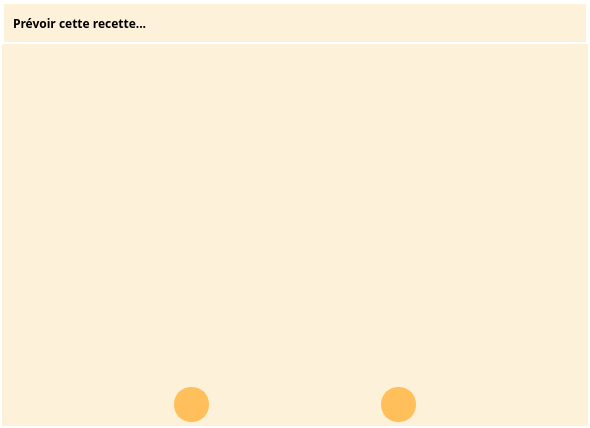
<?xml version="1.0" encoding="UTF-8"?>
<ui version="4.0">
 <class>Form</class>
 <widget class="QWidget" name="Form">
  <property name="geometry">
   <rect>
    <x>0</x>
    <y>0</y>
    <width>590</width>
    <height>428</height>
   </rect>
  </property>
  <property name="sizePolicy">
   <sizepolicy hsizetype="Minimum" vsizetype="Minimum">
    <horstretch>0</horstretch>
    <verstretch>0</verstretch>
   </sizepolicy>
  </property>
  <property name="windowTitle">
   <string>Form</string>
  </property>
  <property name="styleSheet">
   <string notr="true">QWidget{
    background-color:#fdf1d9;
    font-family:Poiret One;
    font: bold;
}

QWidget#Form, QFrame#frame, QFrame#frame_actions, QFrame#frame_4{
	background-color:transparent;
	border:none;
}

QPushButton{
    background-color: #ffc05c;
    border-style: solid;
    border-width: 2px;
    border-radius: 17px;
    border-color: #ffc05c;
    font: bold 18px;
    padding: 8px;
	color:#2584a7;

}

QPushButton:checked{
	border-color: #fe6d73;
}

QPushButton:hover{
	border-color: #fe6d73;
	/*border-width: 3px;
	border-radius: 8px;*/
}

QPushButton:pressed{
    border-width: 3px;
	border-radius: 10px;
	border-color: #fe6d73;
}

QTableWidget QTableCornerButton::section {background-color:transparent;}
QHeaderView::section {
border: 2px solid #ffc05c;
border-radius:11px;
padding:2px;
margin: 4px;
background-color: #fdf1d9;
color: #1a5d75
/*height: 20px;
width: 50px;*/
}
QTableWidget{
background-color:transparent;
}</string>
  </property>
  <layout class="QGridLayout" name="gridLayout">
   <property name="leftMargin">
    <number>0</number>
   </property>
   <property name="topMargin">
    <number>0</number>
   </property>
   <property name="rightMargin">
    <number>0</number>
   </property>
   <property name="bottomMargin">
    <number>0</number>
   </property>
   <property name="spacing">
    <number>0</number>
   </property>
   <item row="0" column="0">
    <widget class="QFrame" name="frame">
     <property name="frameShape">
      <enum>QFrame::NoFrame</enum>
     </property>
     <property name="frameShadow">
      <enum>QFrame::Raised</enum>
     </property>
     <layout class="QGridLayout" name="gridLayout_2">
      <property name="leftMargin">
       <number>2</number>
      </property>
      <property name="topMargin">
       <number>2</number>
      </property>
      <property name="rightMargin">
       <number>2</number>
      </property>
      <property name="bottomMargin">
       <number>2</number>
      </property>
      <property name="horizontalSpacing">
       <number>2</number>
      </property>
      <property name="verticalSpacing">
       <number>0</number>
      </property>
      <item row="1" column="0" colspan="2">
       <widget class="QFrame" name="frame_table">
        <property name="sizePolicy">
         <sizepolicy hsizetype="Preferred" vsizetype="Preferred">
          <horstretch>0</horstretch>
          <verstretch>80</verstretch>
         </sizepolicy>
        </property>
        <property name="frameShape">
         <enum>QFrame::NoFrame</enum>
        </property>
        <property name="frameShadow">
         <enum>QFrame::Raised</enum>
        </property>
        <layout class="QGridLayout" name="gridLayout_3">
         <property name="leftMargin">
          <number>2</number>
         </property>
         <property name="topMargin">
          <number>2</number>
         </property>
         <property name="rightMargin">
          <number>2</number>
         </property>
         <property name="bottomMargin">
          <number>2</number>
         </property>
         <property name="spacing">
          <number>2</number>
         </property>
         <item row="0" column="1">
          <widget class="QTableWidget" name="tW_menus">
           <property name="minimumSize">
            <size>
             <width>0</width>
             <height>300</height>
            </size>
           </property>
           <property name="frameShape">
            <enum>QFrame::NoFrame</enum>
           </property>
           <property name="selectionMode">
            <enum>QAbstractItemView::NoSelection</enum>
           </property>
           <property name="showGrid">
            <bool>false</bool>
           </property>
          </widget>
         </item>
         <item row="0" column="0">
          <widget class="QFrame" name="frame_3">
           <property name="frameShape">
            <enum>QFrame::NoFrame</enum>
           </property>
           <property name="frameShadow">
            <enum>QFrame::Raised</enum>
           </property>
           <layout class="QGridLayout" name="gridLayout_4">
            <item row="0" column="0">
             <widget class="QLabel" name="label_lunch">
              <property name="text">
               <string/>
              </property>
              <property name="pixmap">
               <pixmap>icon_lunch.png</pixmap>
              </property>
              <property name="scaledContents">
               <bool>false</bool>
              </property>
             </widget>
            </item>
            <item row="1" column="0">
             <widget class="QLabel" name="label_dinner">
              <property name="text">
               <string/>
              </property>
              <property name="pixmap">
               <pixmap>icon_dinner.png</pixmap>
              </property>
             </widget>
            </item>
           </layout>
          </widget>
         </item>
        </layout>
       </widget>
      </item>
      <item row="2" column="0" colspan="2">
       <widget class="QFrame" name="frame_valid">
        <property name="sizePolicy">
         <sizepolicy hsizetype="Preferred" vsizetype="Preferred">
          <horstretch>0</horstretch>
          <verstretch>10</verstretch>
         </sizepolicy>
        </property>
        <property name="frameShape">
         <enum>QFrame::NoFrame</enum>
        </property>
        <property name="frameShadow">
         <enum>QFrame::Raised</enum>
        </property>
        <layout class="QGridLayout" name="gridLayout_7">
         <property name="leftMargin">
          <number>2</number>
         </property>
         <property name="topMargin">
          <number>2</number>
         </property>
         <property name="rightMargin">
          <number>2</number>
         </property>
         <property name="bottomMargin">
          <number>2</number>
         </property>
         <property name="spacing">
          <number>2</number>
         </property>
         <item row="0" column="0">
          <widget class="QPushButton" name="pB_cancel">
           <property name="maximumSize">
            <size>
             <width>35</width>
             <height>35</height>
            </size>
           </property>
           <property name="toolTip">
            <string>Annuler</string>
           </property>
           <property name="text">
            <string/>
           </property>
           <property name="icon">
            <iconset>
             <normaloff>icon_cancel.png</normaloff>icon_cancel.png</iconset>
           </property>
           <property name="iconSize">
            <size>
             <width>27</width>
             <height>27</height>
            </size>
           </property>
          </widget>
         </item>
         <item row="0" column="1">
          <widget class="QPushButton" name="pB_ok">
           <property name="maximumSize">
            <size>
             <width>35</width>
             <height>35</height>
            </size>
           </property>
           <property name="toolTip">
            <string>Valider les changements</string>
           </property>
           <property name="text">
            <string/>
           </property>
           <property name="icon">
            <iconset>
             <normaloff>icon_check.png</normaloff>icon_check.png</iconset>
           </property>
           <property name="iconSize">
            <size>
             <width>27</width>
             <height>27</height>
            </size>
           </property>
          </widget>
         </item>
        </layout>
       </widget>
      </item>
      <item row="0" column="0" colspan="2">
       <widget class="QFrame" name="frame_actions">
        <property name="sizePolicy">
         <sizepolicy hsizetype="Preferred" vsizetype="Preferred">
          <horstretch>0</horstretch>
          <verstretch>10</verstretch>
         </sizepolicy>
        </property>
        <property name="frameShape">
         <enum>QFrame::NoFrame</enum>
        </property>
        <property name="frameShadow">
         <enum>QFrame::Raised</enum>
        </property>
        <layout class="QGridLayout" name="gridLayout_6">
         <property name="leftMargin">
          <number>2</number>
         </property>
         <property name="topMargin">
          <number>2</number>
         </property>
         <property name="rightMargin">
          <number>2</number>
         </property>
         <property name="bottomMargin">
          <number>2</number>
         </property>
         <item row="0" column="0">
          <widget class="QFrame" name="frame_title">
           <property name="frameShape">
            <enum>QFrame::NoFrame</enum>
           </property>
           <property name="frameShadow">
            <enum>QFrame::Raised</enum>
           </property>
           <layout class="QGridLayout" name="gridLayout_8">
            <item row="0" column="0">
             <widget class="QLabel" name="label">
              <property name="text">
               <string>Prévoir cette recette...</string>
              </property>
             </widget>
            </item>
           </layout>
          </widget>
         </item>
        </layout>
       </widget>
      </item>
     </layout>
    </widget>
   </item>
  </layout>
 </widget>
 <resources/>
 <connections/>
</ui>
